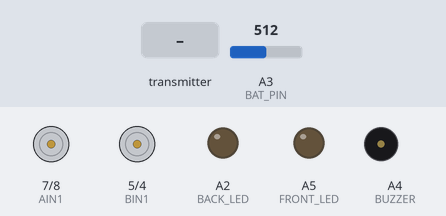
Simulated run of this sketch. Board: Arduino Uno, built with avr-gcc and run on an emulated ATmega328P. Shown: motor-driver pin pairs drawn as motors (green arrow = first pin HIGH = forward, orange = second pin HIGH = backward, longer = more drive, scaled by the enable pin), output pins drawn as LEDs (lit = HIGH), buzzer (waves = sounding). The test bench sets the inputs (shaded band); at power-on: A3 (BAT_PIN) = 512. No radio packets arrive unless stated.

Above: at 1.2 s.
1.3 s: the transmitter starts sending speed = 256
At 2.3 s:
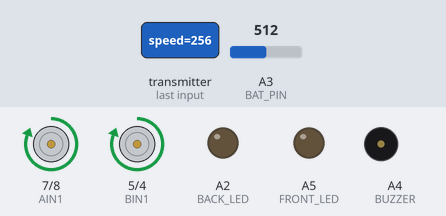
2.8 s: the transmitter starts sending turn = 256
At 3.5 s:
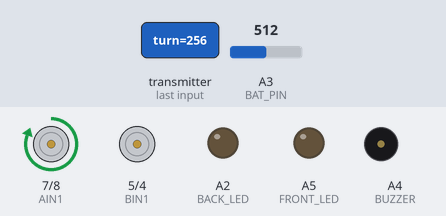
4.3 s: the transmitter starts sending lights = 1
At 4.6 s:
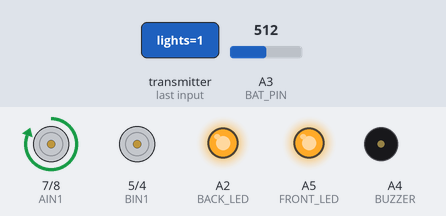
5.8 s: the transmitter starts sending horn = 1
At 6.9 s:
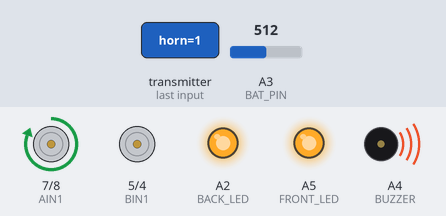
7.3 s: the transmitter starts sending speed = 0
At 8.1 s:
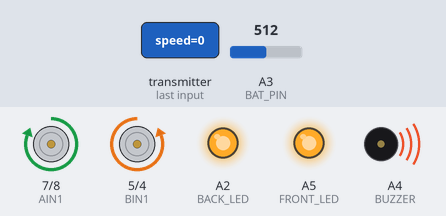
8.8 s: the transmitter starts sending turn = 0
At 9.2 s:
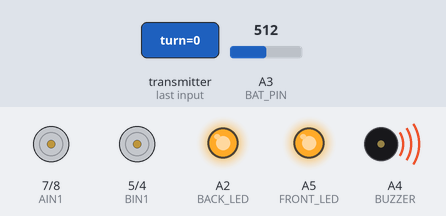
Timing chart, 0 to 11.3 s (numbered marks = the images above; inputs shaded):
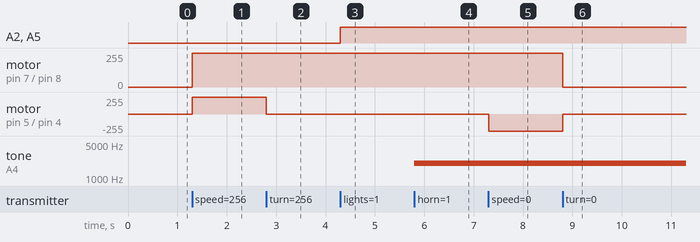

Measured:
- after the input at 1.3 s, motor on pin 7 (AIN1) / pin 8 (AIN2), motor on pin 5 (BIN1) / pin 4 (BIN2): stopped → forward 255/255 at once
- after the input at 2.8 s, motor on pin 5 (BIN1) / pin 4 (BIN2): forward 255/255 → stopped at once
- after the input at 4.3 s, A2 (BACK_LED), A5 (FRONT_LED): LOW → HIGH at once
- after the input at 5.8 s, tone on A4 (BUZZER): silent → 2000 Hz at once
- after the input at 7.3 s, motor on pin 5 (BIN1) / pin 4 (BIN2): stopped → backward 255/255 at once
- after the input at 8.8 s, motor on pin 7 (AIN1) / pin 8 (AIN2): forward 255/255 → stopped at once; motor on pin 5 (BIN1) / pin 4 (BIN2): backward 255/255 → stopped at once

The sketch:

receiver-nopwm.ino
```cpp
#include <SPI.h>
#include <RF24.h>

RF24 radio(9, 10);

const byte txAddr[6] = "NODE1";
const byte rxAddr[6] = "NODE2";

#define BAT_PIN A3

// DATA
struct TXData {
  int speed;
  int turn;
  bool lights;
  bool horn;
};

struct RXData {
  float battery;
  int signal;
};

TXData txData;
RXData rxData;

// MOTOR
const int AIN1 = 7;
const int AIN2 = 8;
const int PWMA = 6;

const int BIN1 = 5;
const int BIN2 = 4;
const int PWMB = 3;

// LEDS
const int FRONT_LED = A5;
const int BACK_LED = A2;

// BUZZER
const int BUZZER = A4;

unsigned long lastReceiveTime = 0;

// BATTERY
float readBattery() {
  static float v = 0;
  int raw = analogRead(BAT_PIN);
  float newV = raw * (4.9 / 1023.0) * 2.0;
  v = (v * 0.8) + (newV * 0.2);
  return v;
}

void setup() {
  pinMode(FRONT_LED, OUTPUT);
  pinMode(BACK_LED, OUTPUT);
  pinMode(BUZZER, OUTPUT);

  pinMode(AIN1, OUTPUT);
  pinMode(AIN2, OUTPUT);
  pinMode(PWMA, OUTPUT);

  pinMode(BIN1, OUTPUT);
  pinMode(BIN2, OUTPUT);
  pinMode(PWMB, OUTPUT);

  radio.begin();
  radio.setChannel(108);
  radio.setDataRate(RF24_250KBPS);

  radio.setPALevel(RF24_PA_LOW);
  radio.setRetries(5, 15);
  radio.enableAckPayload();
  radio.enableDynamicPayloads();

  radio.openReadingPipe(1, txAddr);
  radio.openWritingPipe(rxAddr);

  radio.startListening();
}

void loop() {
  if (radio.available()) {
    radio.read(&txData, sizeof(txData));
    lastReceiveTime = millis();

    int leftMotor = txData.speed + txData.turn;
    int rightMotor = txData.speed - txData.turn;

    controlMotor(AIN1, AIN2, PWMA, leftMotor);
    controlMotor(BIN1, BIN2, PWMB, rightMotor);

    digitalWrite(FRONT_LED, txData.lights);
    digitalWrite(BACK_LED, txData.lights);

    if (txData.horn) {
      tone(BUZZER, 2000);
    } else {
      noTone(BUZZER);
    }

    rxData.battery = readBattery();
    rxData.signal = 100;

    radio.writeAckPayload(1, &rxData, sizeof(rxData));
  }

  // FAILSAFE
  if (millis() - lastReceiveTime > 500) {
    stopMotor(AIN1, AIN2, PWMA);
    stopMotor(BIN1, BIN2, PWMB);

    digitalWrite(FRONT_LED, LOW);
    digitalWrite(BACK_LED, LOW);
    noTone(BUZZER);

    rxData.signal = 0;
  }
}

// 🔥 NEW CONTROL (NO PWM)
void controlMotor(int in1, int in2, int pwmPin, int value) {

  if (value > 100) {  // FORWARD threshold
    digitalWrite(in1, HIGH);
    digitalWrite(in2, LOW);
    digitalWrite(pwmPin, HIGH);
  }
  else if (value < -100) { // BACKWARD threshold
    digitalWrite(in1, LOW);
    digitalWrite(in2, HIGH);
    digitalWrite(pwmPin, HIGH);
  }
  else {
    digitalWrite(in1, LOW);
    digitalWrite(in2, LOW);
    digitalWrite(pwmPin, LOW);
  }
}

void stopMotor(int in1, int in2, int pwmPin) {
  digitalWrite(in1, LOW);
  digitalWrite(in2, LOW);
  digitalWrite(pwmPin, LOW);
}
```
